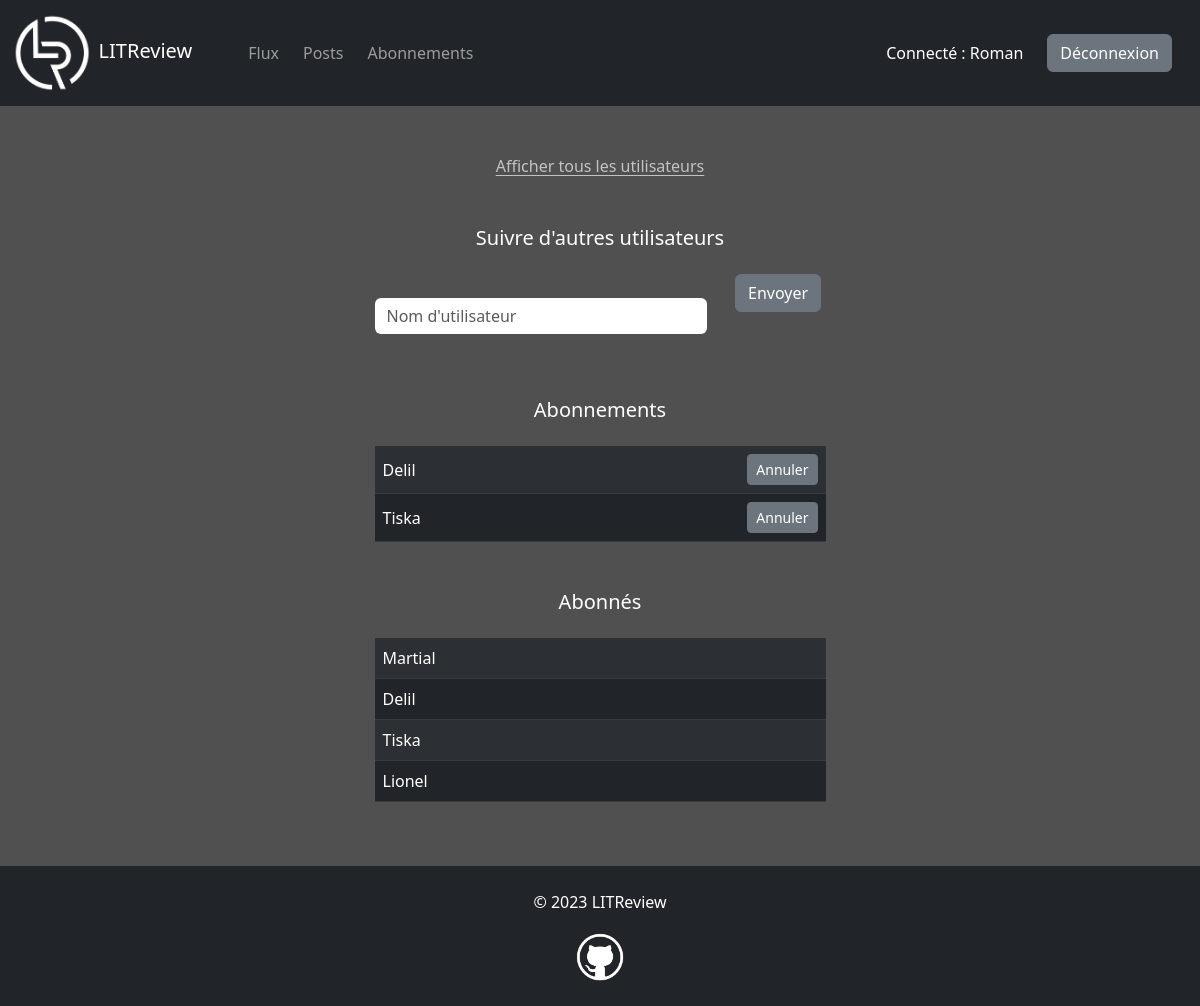
The app's page /abonnements/ (signed in) with its own data.
### accounts/models.py (models this page shows)
class User(AbstractUser):
    pass

### reviews/models.py (models this page shows, shortened)
class Subscription(models.Model):
    user = models.ForeignKey(to=settings.AUTH_USER_MODEL, on_delete=models.CASCADE, related_name="following")
    followed_user = models.ForeignKey(to=settings.AUTH_USER_MODEL, on_delete=models.CASCADE, related_name="followed_by")
    class Meta:
        unique_together = ["user", "followed_user"]

### reviews/views.py (the view, shortened to what this page needs)
# urls.py: path("abonnements/", views.subscriptions, name="subscriptions"),
@login_required
def subscriptions(request):
    form = SubscriptionForm()
    users = User.objects.all().order_by("username")
    context = {"form": form, "users": users, "error_message": None}
    return render(request, "reviews/subscriptions.html", context)

### reviews/forms.py
class SubscriptionForm(forms.Form):
    username = forms.CharField(label="", widget=forms.TextInput(attrs={"placeholder": "Nom d'utilisateur"}))

### reviews/templates/reviews/subscriptions.html (shortened to what this page needs)
{% extends "base.html" %}
{% load bootstrap5 %}
{% block content %}
<p class="text-center mb-5">
    <a href="#" data-bs-toggle="modal" data-bs-target="#user-list-modal">Afficher tous les utilisateurs</a>
</p>
<div class="row justify-content-center">
    <div class="col-sm-9 col-md-7 col-lg-6 col-xl-5 col-xxl-4">
        <h5 class="text-center text-white mb-4">Suivre d'autres utilisateurs</h5>
        <form method="POST">
            <div class="row">
                <div class="col-sm-9">
                    {% bootstrap_form form bound_css_class="" %}
                </div>
                <div class="col-sm-3 text-center">
                    <button class="btn btn-secondary" type="submit">Envoyer</button>
                </div>
            </div>
        </form>
        <h5 class="text-center text-white mt-5 mb-4">Abonnements</h5>
        <table class="table table-dark table-striped">
            <tbody>
                {% for subscription in user.following.all %}
                <tr class="align-middle">
                    <td>{{ subscription.followed_user.username }}</td>
                    <td class="text-end">
                        <a class="btn btn-sm btn-secondary" href="{% url 'unsubscribe' subscription.followed_user.id %}">Annuler</a>
                    </td>
                </tr>
                {% empty %}
                <p class="text-center"><small>Vous n'êtes abonné à aucun utilisateur.</small></p>
                {% endfor %}
            </tbody>
        </table>
        <h5 class="text-center text-white mt-5 mb-4">Abonnés</h5>
        <table class="table table-dark table-striped">
            <tbody>
                {% for subscription in user.followed_by.all %}
                <tr>
                    <td>{{ subscription.user.username }}</td>
                </tr>
                {% empty %}
                <p class="text-center"><small>Vous n'avez aucun abonné.</small></p>
                {% endfor %}
            </tbody>
        </table>
    </div>
</div>
{% endblock content %}

### templates/base.html (shortened to what this page needs)
<!DOCTYPE html>
{% load static %}
<html lang="fr">
<head>
    <link
    href="https://cdn.jsdelivr.net/npm/bootstrap@5.3.0-alpha1/dist/css/bootstrap.min.css"
    rel="stylesheet"
>
    <link rel="stylesheet" href="{% static 'css/style.css' %}">
</head>
<body>
    <div id="main-container">
        <nav class="navbar navbar-dark bg-dark navbar-expand-lg" data-bs-theme="dark">
            <div class="container-fluid">
                <span class="navbar-brand me-5">
                    <img id="litreview-logo" src="{% static 'img/logos/litreview-logo.png' %}" alt="logo">
                    LITReview
                </span>
                {% if user.is_authenticated %}
                <div class="collapse navbar-collapse" id="navbar">
                    <ul class="navbar-nav me-auto mb-2 mb-lg-0">
                        <li>
                            <a class="nav-link me-2" href="{% url 'feed' %}">Flux</a>
                        </li>
                        <li>
                            <a class="nav-link me-2" href="{% url 'posts' %}">Posts</a>
                        </li>
                        <li>
                            <a class="nav-link me-2" href="{% url 'subscriptions' %}">Abonnements</a>
                        </li>
                    </ul>
                    <p class="text-white mt-3 me-4">Connecté : {{ user.username }}</p>
                    <a class="btn btn-secondary me-3 my-2" href="{% url 'logout' %}">Déconnexion</a>
                </div>
                {% endif %}
            </div>
        </nav>
        <div class="container mt-5">
            {% block content %}
            {% endblock content %}
        </div>
    </div>
    <footer class="bg-dark mt-5">
        <p class="text-white text-center pt-4">&copy; <span>{% now "Y" %}</span> LITReview</p>
        <p class="text-center">
            <a href="https://github.com/romansainthilaire" target="_blank">
                <img id="github-logo" src="{% static 'img/logos/github-logo.png' %}" alt="">
            </a>
        </p>
    </footer>
</body>
</html>

### static/css/style.css (style rules this page uses)
body { background-color: rgb(80, 80, 80); }
#main-container { min-height: calc(100vh - 140px); }
footer { height: 140px; }
#litreview-logo { max-height: 80px; }
#github-logo { max-height: 50px; margin-top: 2px; margin-bottom: 2px; }
label, input { color: white; }
a { color: rgb(195, 195, 195); text-underline-offset: 3px; }
.form-control, .form-select { border: none; }

### records on screen
User: username "Roman"
Subscription: followed_user.username "Delil"
Subscription: followed_user.username "Tiska"
Subscription: user.username "Martial"
Subscription: user.username "Delil"
Subscription: user.username "Tiska"
Subscription: user.username "Lionel"
